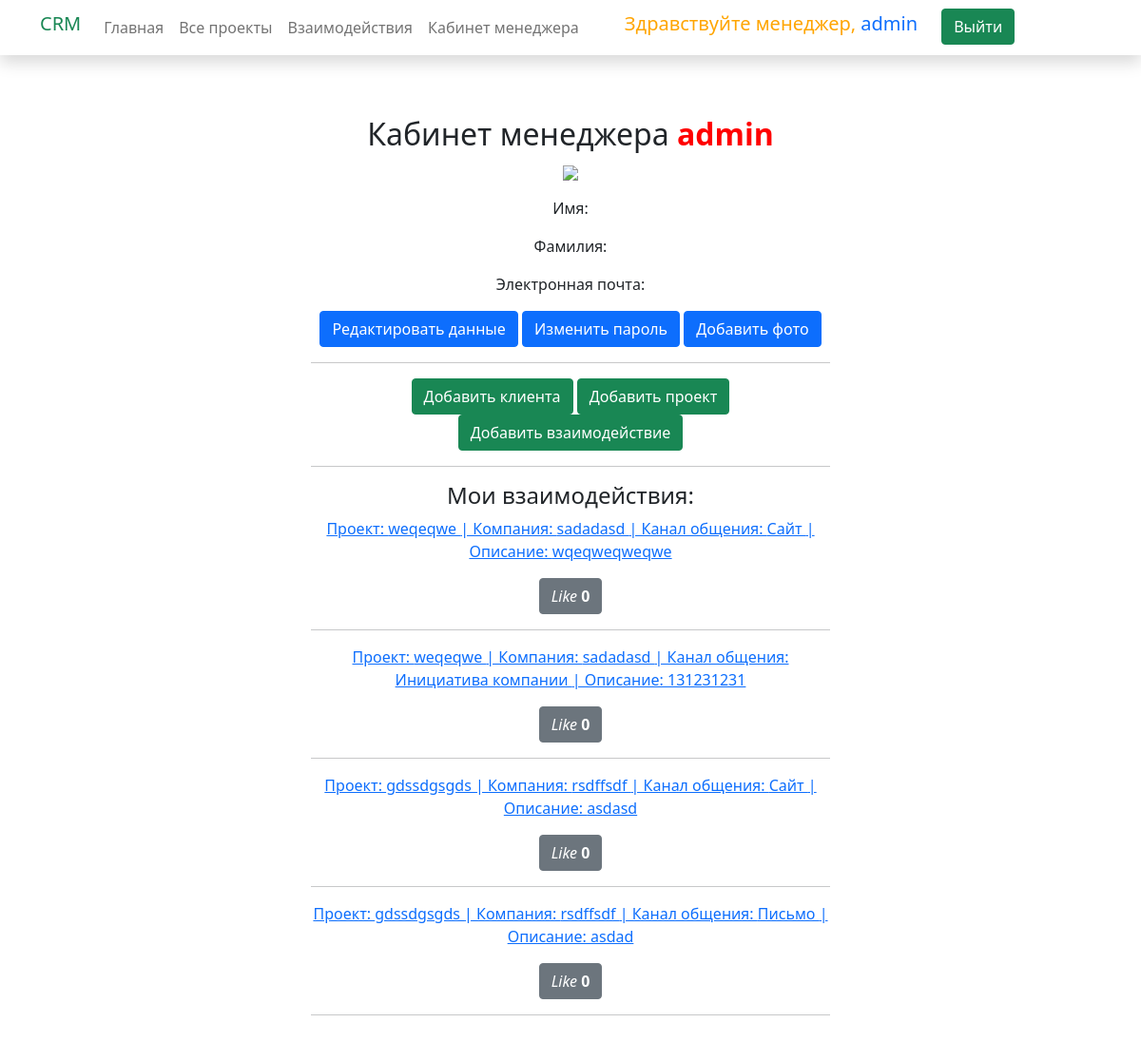
Page /user/ (signed in) on the earlier database version.
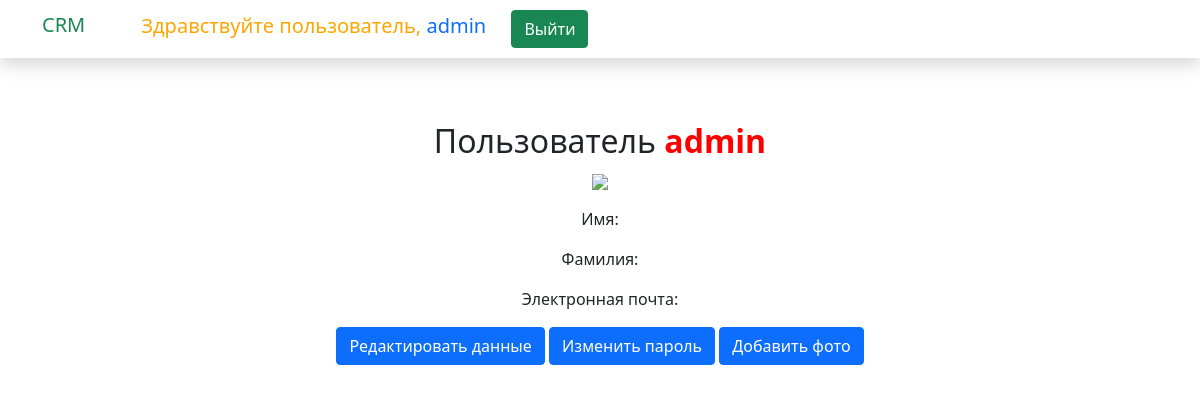
Same page on the later database version.
### account/models.py (models this page shows, shortened)
class Account(AbstractUser):
    photo = models.ImageField(verbose_name="Фото пользователя", upload_to="user_photo/", null=True, blank=True)
    manager_status = models.BooleanField(verbose_name="Менеджер", default=False)

### mainapp/models.py (models this page shows, shortened)
class Interaction(models.Model):
    APPLICATION = ("Заявка", "Заявка")
    MAIL = ("Письмо", "Письмо")
    SITE = ("Сайт", "Сайт")
    INITIATIVE = ("Инициатива компании", "Инициатива компании")
    CHANNEL_CHOICES = (
        APPLICATION,
        MAIL,
        SITE,
        INITIATIVE
    )
    project = models.ForeignKey(ProjectForCompany, verbose_name="Проект", on_delete=models.CASCADE)
    company = models.ForeignKey(CompanyInformation, verbose_name="Компания", on_delete=models.CASCADE)
    communication_channel = models.CharField(
        verbose_name="Канал общения",
        max_length=30,
        choices=CHANNEL_CHOICES
    )
    manager = models.ForeignKey(User, verbose_name="Менеджер", on_delete=models.CASCADE)
    date_create = models.DateTimeField(verbose_name="Дата создания взаимодействия", auto_now_add=True)
    about = models.TextField(verbose_name="Описание")
    class Meta:
        verbose_name = "Взаимодействие"
        verbose_name_plural = "Взаимодействия"

class ProjectForCompany(models.Model):
    company = models.ForeignKey(CompanyInformation, verbose_name="Компания", on_delete=models.CASCADE)
    name_project = models.CharField(verbose_name="Название проекта", max_length=255)
    about_project = models.TextField(verbose_name="Описание")
    start_date = models.DateField(verbose_name="Срок начала")
    finished = models.BooleanField(verbose_name="Законченный проект", default=False)
    finish_date = models.DateField(verbose_name="Срок окончания", null=True, blank=True)
    price = models.FloatField(verbose_name="Стоимость")
    def __str__(self):
        return self.name_project
    class Meta:
        verbose_name = "Проект"
        verbose_name_plural = "Проекты для компаний"

class CompanyInformation(models.Model):
    name_company = models.CharField(verbose_name="Название компании", max_length=255)
    contact_person = models.CharField(verbose_name="Контактное лицо", max_length=255)
    about_company = models.TextField(verbose_name="Краткое описание")
    create_date = models.DateTimeField(verbose_name="Дата создания", auto_now_add=True)
    date_of_change = models.DateTimeField(verbose_name="Дата последнего изменения", auto_now=True)
    address = models.CharField(verbose_name="Адрес", max_length=255)
    phone = models.CharField(verbose_name="Номер телефона", max_length=255)
    email = models.EmailField(verbose_name="E-mail")
    def __str__(self):
        return self.name_company
    class Meta:
        verbose_name = "Клиент"
        verbose_name_plural = "Информация о клиентах"

### mainapp/views.py (the view)
# urls.py: path("user/", views.ManagerView.as_view(), name="manager"),
class ManagerView(View):
    def get(self, request, *args, **kwargs):
        username = request.user.username
        interactions = Interaction.objects.filter(manager__username=username)
        context = {
            "interactions": interactions
        }
        return render(request, "mainapp/manager.html", context)

### mainapp/templatetags/like_dislike.py (called while the page is built)
@register.simple_tag(takes_context=True)    # takes_context=True - если нужен доступ к request
def is_liked(context, interaction_id):
    request = context["request"]
    try:
        interaction_likes = RatingInteraction.objects.get(
            interaction__id=interaction_id, manager_id=request.user.id
        ).like
    except Exception as ex:
        interaction_likes = False
    return interaction_likes

@register.simple_tag()
def count_likes(interaction_id):
    return RatingInteraction.objects.filter(interaction__id=interaction_id, like=True).count()

### templates/mainapp/manager.html (shortened to what this page needs)
{% extends "base/base.html" %}
{% load static %}
{% block content %}
    {% if request.user.is_authenticated %}
        <div class="row text-center pt-3">
            <div class="col-lg-6 m-auto">
                <h2 class="text-center">
                    {% if request.user.manager_status %}
                        Кабинет менеджера
                    {% else %}
                        Пользователь
                    {% endif %}
                    <strong><span style="color: red">{{ request.user.username }}</span></strong>
                </h2>
                {% if request.user.photo %}
                    <img src="{{ request.user.photo.url }}" height="200" >
                {% else %}
                    <img src="{% static 'mainapp/img/ava.png' %}">
                {% endif %}
                <p class="text-center" style="margin-top: 15px;">Имя: {{ request.user.first_name }}</p>
                <p class="text-center" style="margin-top: 15px;">Фамилия: {{ request.user.last_name }}</p>
                <p class="text-center" style="margin-top: 15px;">Электронная почта: {{ request.user.email }}</p>
                <p>
                    <a href="{% url 'account:update_user' pk=request.user.id %}" class="btn btn-primary">Редактировать данные</a>
                    <a href="{% url 'account:update_pass' pk=request.user.id %}" class="btn btn-primary">Изменить пароль</a>
                    <a href="{% url 'account:update_photo' pk=request.user.id %}" class="btn btn-primary">Добавить фото</a>
                </p>
                {% if request.user.manager_status %}
                    <hr>
                    <div class="col">
                        <a href="{% url 'mainapp:create_company' %}" class="btn btn-success">Добавить клиента</a>
                        <a href="{% url 'mainapp:create_project' %}" class="btn btn-success">Добавить проект</a>
                        <a href="{% url 'mainapp:create_interaction' %}" class="btn btn-success">Добавить взаимодействие</a>
                    </div>
                    <hr>
                    <h4 class="h4">Мои взаимодействия:</h4>
                        {% for interaction in interactions %}
                            <p>
                                <a href="{% url 'mainapp:interaction_detail' pk=interaction.id %}">
                                    Проект: {{ interaction.project }} |
                                    Компания: {{ interaction.company }} |
                                    Канал общения: {{ interaction.communication_channel }} |
                                    Описание: {{ interaction.about }}
                                </a>
                                {% include "include/like_dislike_interaction.html" with interaction_id=interaction.id %}
                            </p>
                            <hr>
                        {% endfor %}
                {% endif %}
            </div>
        </div>
    {% else %}
        {% include "include/no_access.html" %}
    {% endif %}
{% endblock content %}

### templates/include/navbar.html (shortened to what this page needs)
<nav class="navbar navbar-expand-lg navbar-light shadow">
    <div class="container d-flex justify-content-between align-items-center">
        <a class="navbar-brand text-success logo h1 align-self-center" href="{% url 'mainapp:main_page' %}">CRM</a>
        <div class="align-self-center flex-fill d-lg-flex justify-content-lg-between" id="templatemo_main_nav">
            <div class="">
                <ul class="nav navbar-nav d-flex justify-content-between mx-lg-auto">
                    {% if request.user.is_authenticated and request.user.manager_status %}
                    <li class="nav-item">
                        <a class="nav-link" href="{% url 'mainapp:main_page' %}">Главная</a>
                    </li>
                    <li class="nav-item">
                        <a class="nav-link" href="{% url 'mainapp:projects_page' %}">Все проекты</a>
                    </li>
                    <li class="nav-item">
                        <a class="nav-link" href="{% url 'mainapp:interaction_page' %}">Взаимодействия</a>
                    </li>
                    <li class="nav-item">
                        <a class="nav-link" href="{% url 'mainapp:manager' %}">Кабинет менеджера</a>
                    </li>
                    <li class="nav-item">
                        <span style="font-size:20px; color:orange; margin-left: 40px; margin-right: 20px;">
                            Здравствуйте менеджер,
                            <a href="{% url 'mainapp:manager' %}" style="text-decoration:none;">{{ request.user.username }}</a>
                        </span>
                        <a class="btn btn-success" href="{% url 'account:logout' %}">Выйти</a>
                    </li>
                    {% elif request.user.is_authenticated %}
                        <li class="nav-item">
                            <span style="font-size:20px; color:orange; margin-left: 40px; margin-right: 20px;">
                                Здравствуйте пользователь,
                                <a href="{% url 'mainapp:manager' %}" style="text-decoration:none;">{{ request.user.username }}</a>
                            </span>
                            <a class="btn btn-success" href="{% url 'account:logout' %}">Выйти</a>
                        </li>
                    {% endif %}
                </ul>
            </div>
        </div>
    </div>
</nav>

### templates/include/like_dislike_interaction.html (shortened to what this page needs)
{% load like_dislike %}
{% is_liked interaction_id as is_liked_bool %}
{% count_likes interaction_id as likes_counter %}
<form action="{% if not is_liked_bool %}{% url 'mainapp:like_add' %}{% else %}{% url 'mainapp:like_remove' %}{% endif %}" method="post">
    {% if is_liked_bool %}
        <button type="submit" class="btn btn-danger">
            <span style="color: black"><i>Like</i> <strong>{{ likes_counter }}</strong></span>
        </button>
    {% else %}
        <button type="submit" class="btn btn-secondary">
            <i>Like</i> <strong>{{ likes_counter }}</strong>
        </button>
    {% endif %}
</form>

Differences in the rows shown:
removed Interaction: project "weqeqwe", company "sadadasd", communication_channel "Сайт", about "wqeqweqweqwe", likes_counter "0"
removed Interaction: project "weqeqwe", company "sadadasd", communication_channel "Инициатива компании", about "131231231", likes_counter "0"
removed Interaction: project "gdssdgsgds", company "rsdffsdf", communication_channel "Сайт", about "asdasd", likes_counter "0"
removed Interaction: project "gdssdgsgds", company "rsdffsdf", communication_channel "Письмо", about "asdad", likes_counter "0"
changed Account "admin": manager_status True → False (drawn)
Other differences:
text no longer shown: "Главная Все проекты Взаимодействия Кабинет менеджера Здравствуйте менеджер, Кабинет менеджера Добавить клиента Добавить проект Добавить взаимодействие Мои взаимодействия:"
text now shown: "Здравствуйте пользователь, Пользователь"
